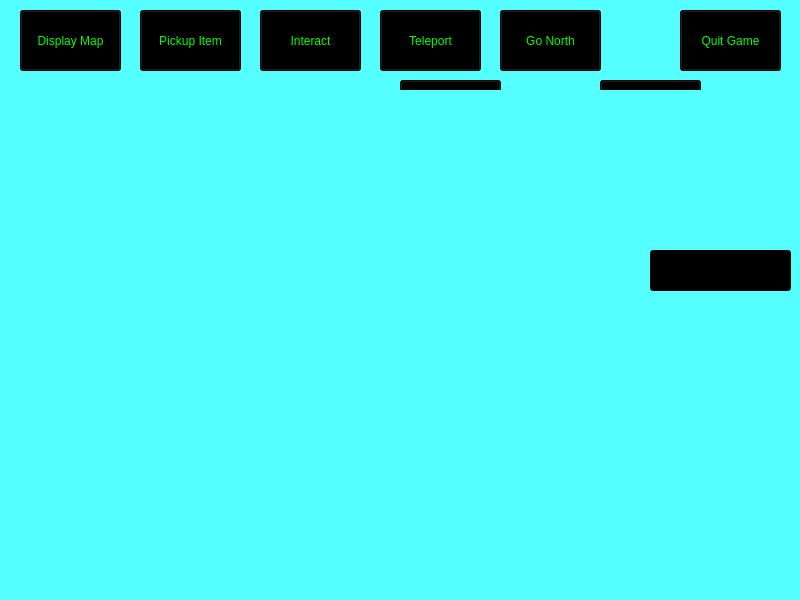
<?xml version="1.0" encoding="UTF-8"?>
<ui version="4.0">
 <class>MainWindow</class>
 <widget class="QMainWindow" name="MainWindow">
  <property name="geometry">
   <rect>
    <x>0</x>
    <y>0</y>
    <width>800</width>
    <height>600</height>
   </rect>
  </property>
  <property name="windowTitle">
   <string>MainWindow</string>
  </property>
  <property name="styleSheet">
   <string notr="true">background-color: rgb(85, 255, 255);</string>
  </property>
  <widget class="QWidget" name="centralwidget">
   <widget class="QLabel" name="MainOutput">
    <property name="geometry">
     <rect>
      <x>10</x>
      <y>300</y>
      <width>781</width>
      <height>251</height>
     </rect>
    </property>
    <property name="styleSheet">
     <string notr="true">color: rgb(0, 0, 0);</string>
    </property>
    <property name="text">
     <string/>
    </property>
   </widget>
   <widget class="QPushButton" name="pushSouth">
    <property name="geometry">
     <rect>
      <x>500</x>
      <y>150</y>
      <width>101</width>
      <height>61</height>
     </rect>
    </property>
    <property name="styleSheet">
     <string notr="true">color: rgb(0, 255, 0);
background-color: rgb(0, 0, 0);</string>
    </property>
    <property name="text">
     <string>Go South</string>
    </property>
   </widget>
   <widget class="QPushButton" name="pushWest">
    <property name="geometry">
     <rect>
      <x>400</x>
      <y>80</y>
      <width>101</width>
      <height>61</height>
     </rect>
    </property>
    <property name="styleSheet">
     <string notr="true">color: rgb(0, 255, 0);
background-color: rgb(0, 0, 0);</string>
    </property>
    <property name="text">
     <string>Go West</string>
    </property>
   </widget>
   <widget class="QPushButton" name="pushEast">
    <property name="geometry">
     <rect>
      <x>600</x>
      <y>80</y>
      <width>101</width>
      <height>61</height>
     </rect>
    </property>
    <property name="styleSheet">
     <string notr="true">color: rgb(0, 255, 0);
background-color: rgb(0, 0, 0);</string>
    </property>
    <property name="text">
     <string>Go East</string>
    </property>
   </widget>
   <widget class="QPushButton" name="pushNorth">
    <property name="geometry">
     <rect>
      <x>500</x>
      <y>10</y>
      <width>101</width>
      <height>61</height>
     </rect>
    </property>
    <property name="styleSheet">
     <string notr="true">color: rgb(0, 255, 0);
background-color: rgb(0, 0, 0);</string>
    </property>
    <property name="text">
     <string>Go North</string>
    </property>
   </widget>
   <widget class="QPushButton" name="pushMap">
    <property name="geometry">
     <rect>
      <x>20</x>
      <y>10</y>
      <width>101</width>
      <height>61</height>
     </rect>
    </property>
    <property name="styleSheet">
     <string notr="true">color: rgb(0, 255, 0);
background-color: rgb(0, 0, 0);</string>
    </property>
    <property name="text">
     <string>Display Map</string>
    </property>
   </widget>
   <widget class="QPushButton" name="pushTake">
    <property name="geometry">
     <rect>
      <x>140</x>
      <y>10</y>
      <width>101</width>
      <height>61</height>
     </rect>
    </property>
    <property name="styleSheet">
     <string notr="true">color: rgb(0, 255, 0);
background-color: rgb(0, 0, 0);</string>
    </property>
    <property name="text">
     <string>Pickup Item</string>
    </property>
   </widget>
   <widget class="QPushButton" name="pushInteract">
    <property name="geometry">
     <rect>
      <x>260</x>
      <y>10</y>
      <width>101</width>
      <height>61</height>
     </rect>
    </property>
    <property name="styleSheet">
     <string notr="true">color: rgb(0, 255, 0);
background-color: rgb(0, 0, 0);</string>
    </property>
    <property name="text">
     <string>Interact</string>
    </property>
   </widget>
   <widget class="QPushButton" name="pushTeleport">
    <property name="geometry">
     <rect>
      <x>380</x>
      <y>10</y>
      <width>101</width>
      <height>61</height>
     </rect>
    </property>
    <property name="styleSheet">
     <string notr="true">color: rgb(0, 255, 0);
background-color: rgb(0, 0, 0);
</string>
    </property>
    <property name="text">
     <string>Teleport</string>
    </property>
   </widget>
   <widget class="QPushButton" name="pushQuit">
    <property name="geometry">
     <rect>
      <x>680</x>
      <y>10</y>
      <width>101</width>
      <height>61</height>
     </rect>
    </property>
    <property name="styleSheet">
     <string notr="true">color: rgb(0, 255, 0);
background-color: rgb(0, 0, 0);</string>
    </property>
    <property name="text">
     <string>Quit Game</string>
    </property>
   </widget>
   <widget class="QLabel" name="ImageOutput">
    <property name="geometry">
     <rect>
      <x>10</x>
      <y>80</y>
      <width>361</width>
      <height>211</height>
     </rect>
    </property>
    <property name="autoFillBackground">
     <bool>false</bool>
    </property>
    <property name="styleSheet">
     <string notr="true">color: rgb(0, 0, 0);</string>
    </property>
    <property name="text">
     <string/>
    </property>
   </widget>
   <widget class="QLabel" name="ExceptionLabel">
    <property name="geometry">
     <rect>
      <x>380</x>
      <y>250</y>
      <width>251</width>
      <height>41</height>
     </rect>
    </property>
    <property name="text">
     <string/>
    </property>
   </widget>
   <widget class="QLineEdit" name="WordleInput">
    <property name="geometry">
     <rect>
      <x>650</x>
      <y>250</y>
      <width>141</width>
      <height>41</height>
     </rect>
    </property>
    <property name="styleSheet">
     <string notr="true">background-color: rgb(0, 0, 0);
color: rgb(255, 255, 255);</string>
    </property>
   </widget>
   <widget class="QLabel" name="WordleLabel">
    <property name="geometry">
     <rect>
      <x>390</x>
      <y>90</y>
      <width>391</width>
      <height>141</height>
     </rect>
    </property>
    <property name="text">
     <string/>
    </property>
   </widget>
   <zorder>MainOutput</zorder>
   <zorder>pushSouth</zorder>
   <zorder>pushWest</zorder>
   <zorder>pushEast</zorder>
   <zorder>pushNorth</zorder>
   <zorder>pushTake</zorder>
   <zorder>pushInteract</zorder>
   <zorder>pushTeleport</zorder>
   <zorder>pushQuit</zorder>
   <zorder>ImageOutput</zorder>
   <zorder>pushMap</zorder>
   <zorder>ExceptionLabel</zorder>
   <zorder>WordleInput</zorder>
   <zorder>WordleLabel</zorder>
  </widget>
  <widget class="QMenuBar" name="menubar">
   <property name="geometry">
    <rect>
     <x>0</x>
     <y>0</y>
     <width>800</width>
     <height>21</height>
    </rect>
   </property>
  </widget>
  <widget class="QStatusBar" name="statusbar"/>
 </widget>
 <resources/>
 <connections/>
</ui>
